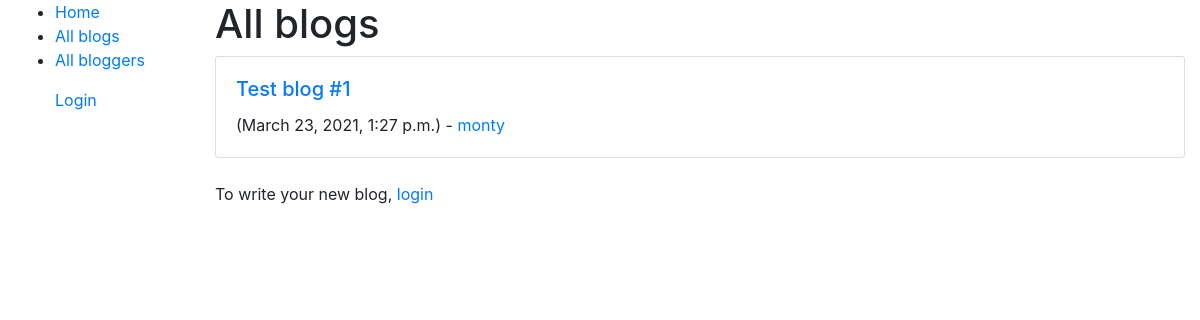
/blog/blogs, run on an earlier commit of the app's database.
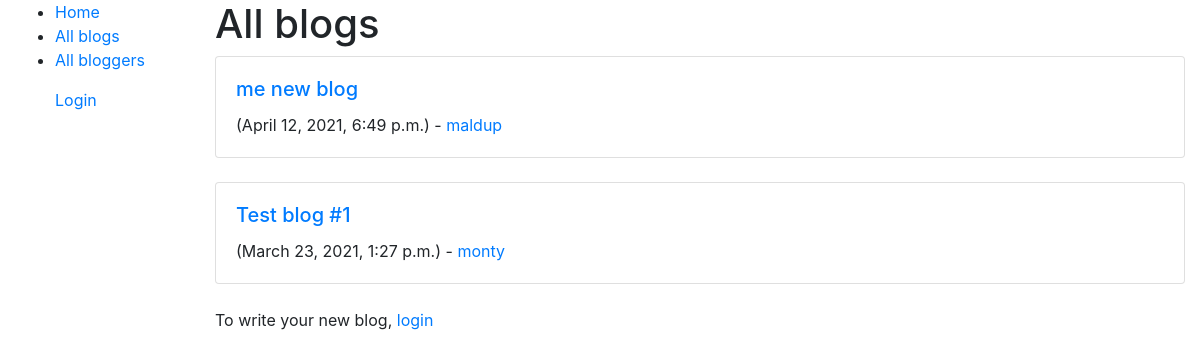
And on a later commit of the database.
### blog/models.py (models this page shows, shortened)
class Post(models.Model):
    STATUS_CHOICES = (
            ("draft", "Draft"),
            ("published", "Published"),
        )
    title = models.CharField(max_length=100, unique=True)
    slug = models.SlugField(max_length=250, unique_for_date="publish")
    summary = models.TextField(max_length=500, help_text="Give a brief summary of what your post is about")
    date_posted = models.DateTimeField(default=timezone.now)
    author = models.ForeignKey(User, editable=False, on_delete=models.CASCADE)
    body = models.TextField()
    publish = models.DateTimeField(default=timezone.now)
    created = models.DateTimeField(auto_now_add=True)
    updated = models.DateTimeField(auto_now=True)
    genre = models.ForeignKey('Tag',null=True, on_delete=models.SET_NULL)
    status = models.CharField(
        max_length=10, choices=STATUS_CHOICES, default="draft"
    )
    class Meta:
        ordering = ("-publish",)

class User(AbstractBaseUser, PermissionsMixin):
    email = models.EmailField(_("email address"), unique=True)
    user_name = models.CharField(max_length=150, unique=True, help_text=_("Enter pseudonym"))
    first_name = models.CharField(max_length=150)
    last_name = models.CharField(max_length=150)
    start_date = models.DateTimeField(default = timezone.now)
    bio = models.TextField(_("Bio"), max_length=500, blank=True)
    is_staff = models.BooleanField(default=False)
    is_active = models.BooleanField(default = True)
    objects = CustomAccountManager()
    USERNAME_FIELD = 'email'
    REQUIRED_FIELDS = ['user_name', 'first_name', 'last_name']
    def __str__(self):
        return self.user_name

### blog/views.py (the view)
# urls.py: path('blogs', views.blogs, name='blogs'),
def blogs(request):
    blogs = Post.objects.all()
    context = {
        'blogs':blogs
    }
    return render(request, 'blogs.html', context)

### blog/templates/blogs.html
{% extends 'base_generic.html' %}
{% block content %}
<h1>All blogs</h1>
    {% for blog in blogs %}
        <div class="card">
            <div class="card-body">
                <h5 class="card-title"><a href="{% url 'blog-detail' blog.pk %}">{{blog.title}}</a></h5>
                ({{blog.date_posted}})
                - <a href="{% url 'blogger-info' blog.author.id%}">{{blog.author}}</a>
            </div>
        </div>
        <br>
        {% endfor %}
{% if user.is_authenticated %}
    {% for group in user.groups.all %}
        {% if group.name == 'bloggers' %}
            <a href="{% url 'create-blog' %}">New blog?</a>
            {% elif group.name == 'viewers' %}
            <p>To wirte a blog, upgrade your status <a href="{% url 'upgrade-status' %}">here</a></p>
        {% endif %}
    {% endfor %}
{% else %}
    <p>To write your new blog, <a href="{% url 'login' %}">login</a></p>
{% endif %}
{% endblock content %}

What changed in the data, as far as the page shows it:
added Post: title "me new blog", date_posted "April 12, 2021, 6:49 p.m.", author "maldup"
